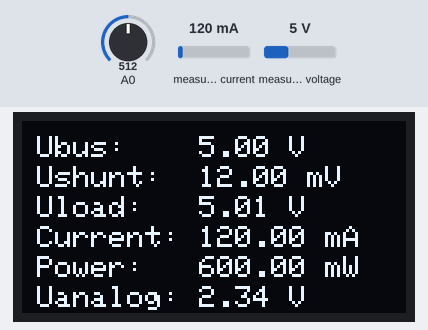
The sketch below on a simulated Arduino Uno, built with avr-gcc and run on an emulated ATmega328P. On the bench: 128×64 one-colour display. The inputs (shaded band) are chosen by the test bench; at power-on: measured current 120 mA, A0 = 512, measured voltage 5 V. What the sketch prints to the serial monitor is not drawn.

Above: at 8.5 s.
8.6 s: measured current set to 40 mA
At 9.5 s:
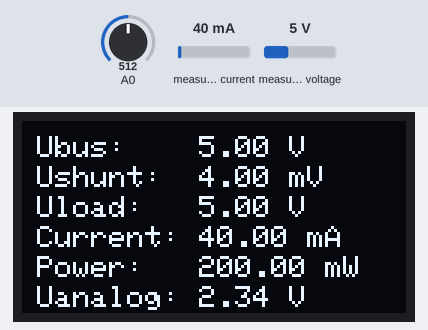
10.5 s: A0 set to 716
At 11.0 s:
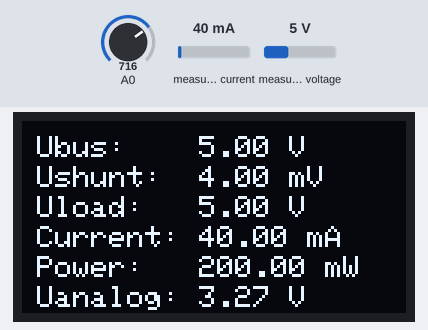
12.1 s: measured voltage set to 0.3 V
At 13.5 s:
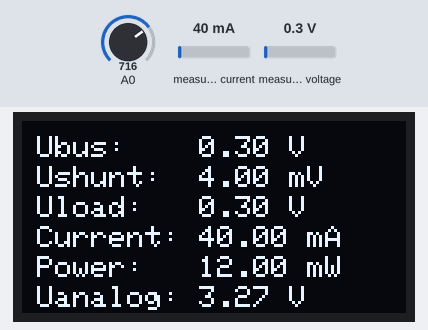
13.8 s: A0 set to 900
At 15.1 s:
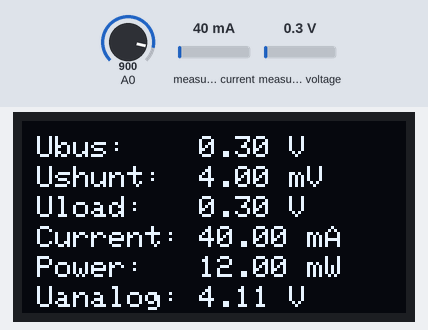
15.4 s: measured current set to 500 mA
At 16.7 s:
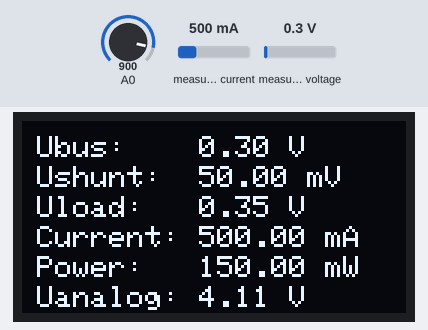
17.0 s: A0 set to 1023
At 18.2 s:
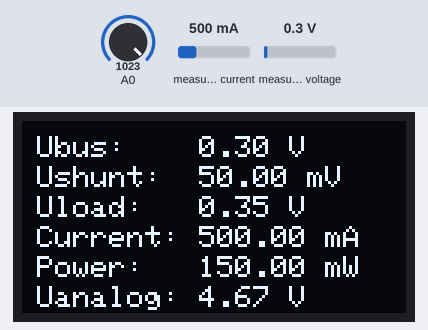
Timing chart, 0 to 19.7 s (numbered marks = the images above; inputs shaded):
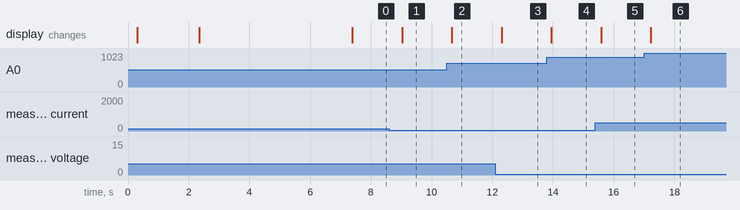

The sketch:

InaTest.ino
```cpp
/*
  InaTest

  Displays Bus Voltage and Current of the INA219 sensor board together with the Bus Voltage
  measured by the Analog Pin 0 and prints the result to the OLED Display.

  Requires an INA219 breakout board.
  OLED I2C display must use SH110x controller.

*/


#include <Wire.h>
//#include <Adafruit_GFX.h>
#include <Adafruit_SH110X.h>
#include <Adafruit_INA219.h>

#define oled_i2c_Address 0x3c //initialize with the I2C addr 0x3C Typically eBay OLED's
#define ina_i2c_Address  0x40 //initialize with the I"C addr 0x40 typically INA219 board (Current sensor)

#define SCREEN_WIDTH 128 // OLED display width, in pixels
#define SCREEN_HEIGHT 64 // OLED display height, in pixels
#define OLED_RESET -1   //   QT-PY / XIAO
Adafruit_SH1106G display = Adafruit_SH1106G(SCREEN_WIDTH, SCREEN_HEIGHT, &Wire, OLED_RESET);

Adafruit_INA219 ina219;

float VCC = 4.67;

void setup() {
  // put your setup code here, to run once:
  Serial.begin(9600);
  Serial.println("InaTest");

  delay(250); // wait for the OLED to power up
  display.begin(oled_i2c_Address, true); // Address 0x3C default
  // Wire.setClock(400000); // increase I2C clock speed to 400 kHz

  //display.setContrast (0); // dim display

  // display.display(); shows initial Adafruit splash screen
  // delay(2000);

  // Clear the buffer.
  // display.clearDisplay();

  // Intro screen
  printIntro();
  delay(2000);

  // invert the display
  //display.invertDisplay(true);
  //delay(1000);
  //display.invertDisplay(false);
  //delay(1000);

  // Configure the Analog reference
  //analogReference(EXTERNAL);  // use AREF for reference voltage (must be at least 1.1V)
  //analogReference(DEFAULT);   // reset to internal 5V reference

  // Configure the INA219 sensor
  if (! ina219.begin()) {
     printError("Failed to find", "INA219 chip", "");
     while (1) { delay(10); }
  }
  // To use the highest 32V, 1A range (current unit: 0,1mA, power unit 2mW, overflow at 3.2A):
  ina219.setCalibration_32V_2A();
  char buf1[10];
  dtostrf(VCC, 4, 2, buf1);
  char buf[20];
  strcpy(buf, "VREF = ");
  strcat(buf, buf1);
  strcat(buf, " V.");
  //snprintf(buf, sizeof(buf), "VREF = %f", VCC);  // Analog input reference

  printError("INA219 Calibration:", "32V / 2 A", buf);

  // To use a slightly lower 32V, 1A range (higher precision on amps 0.04mA, 0.8mW, overflow at 1.3A):
  //ina219.setCalibration_32V_1A();
  //printError("INA219 Calibration:", "32V / 1 A");

  // Or to use a lower 16V, 400mA range (higher precision on volts and amps):
  //ina219.setCalibration_16V_400mA();
  //printError("INA219 Calibration:", "16V / 400mA");
  delay(5000);
}

void loop() {
  // put your main code here, to run repeatedly:
  float shuntvoltage = 0;
  float busvoltage = 0;
  float current_mA = 0;
  float loadvoltage = 0;
  float power_mW = 0;

  shuntvoltage = ina219.getShuntVoltage_mV();
  busvoltage = ina219.getBusVoltage_V();
  current_mA = ina219.getCurrent_mA();
  power_mW = ina219.getPower_mW();
  loadvoltage = busvoltage + (shuntvoltage / 1000);

  // read the input on analog pin 0:
  int sensorValue = analogRead(A0);
  // Convert the analog reading (which goes from 0 - 1023) to a voltage (0 - 5V):
  float voltage = sensorValue * (VCC / 1023.0);

  printScreen(shuntvoltage, busvoltage, current_mA, power_mW, loadvoltage, voltage);
  delay(500);
}

// local subroutines

void printIntro() {
  display.clearDisplay();
  display.drawRect(0, 0, display.width() - 1, display.height() - 1, SH110X_WHITE);
  display.setTextSize(2);
  display.setTextColor(SH110X_WHITE);
  //display.setCursor(5, 5);
  //display.print("");
  //display.display();
  //delay(2000);
  display.setCursor(5, 25);
  display.print("Ina Test");
  display.display();
  //delay(2000);
  //display.setCursor(5, 45);
  //display.print("Simple");
  //display.display();
}

void printScreen(float shuntvoltage, float busvoltage, float current_mA, float power_mW, float loadvoltage, float voltage ) {
  display.clearDisplay();
  display.setTextSize(1);
  display.setTextColor(SH110X_WHITE);
  // text display
  display.setCursor(5,5);
  display.print("Ubus:    "); display.print(busvoltage); display.print(" V");
  display.setCursor(5,15);
  display.print("Ushunt:  "); display.print(shuntvoltage); display.print(" mV");
  display.setCursor(5,25);
  display.print("Uload:   "); display.print(loadvoltage); display.print(" V");
  display.setCursor(5,35);
  display.print("Current: "); display.print(current_mA); display.print(" mA");
  display.setCursor(5,45);
  display.print("Power:   "); display.print(power_mW); display.print(" mW");
  display.setCursor(5,55);
  display.print("Uanalog: "); display.print(voltage); display.print(" V");

  display.display();
}

void printError(const char *line1, const char *line2, const char *line3) {
  display.clearDisplay();
  display.setTextSize(1);
  display.setTextColor(SH110X_WHITE);
  // text display
  display.setCursor(5, 3);
  display.print("Ina Test");
  display.setCursor(5, 20);
  display.print(line1);
  display.setCursor(5, 30);
  display.print(line2);
  display.setCursor(5, 40);
  display.print(line3);
  display.display();
}
```

Measured:
- after the input at 8.6 s, the display: changes after 0.43 s (image 1)
- after the input at 10.5 s, the display: changes after 0.17 s (image 2)
- after the input at 12.1 s, the display: changes after 0.21 s (image 3)
- after the input at 13.8 s, the display: changes after 0.15 s (image 4)
- after the input at 15.4 s, the display: changes after 0.19 s (image 5)
- after the input at 17.0 s, the display: changes after 0.23 s (image 6)
